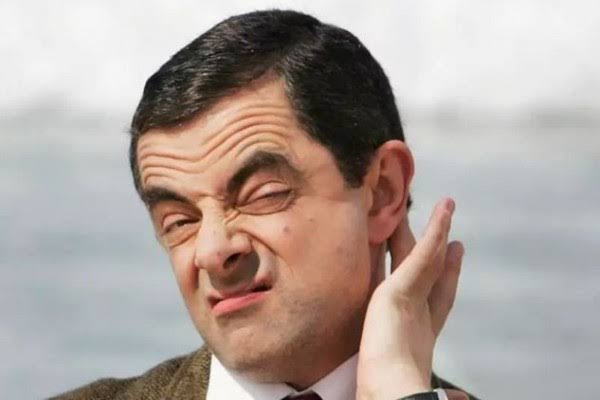
#> input picture bean.jpeg, 600 x 400 px
$ python No6.py
#> lines starting #> are read from the running program, lines starting #| are printed output that depends on the picture
# Indra kurniawan
# 1217070033

import matplotlib.pyplot as plt
import cv2
original = cv2.imread('bean.jpeg')
#> original is the input picture: shape (400, 600, 3); mean B, G, R 156.3, 162.3, 175

red = original.copy()#red channel(0)
red[:,:,1]=0
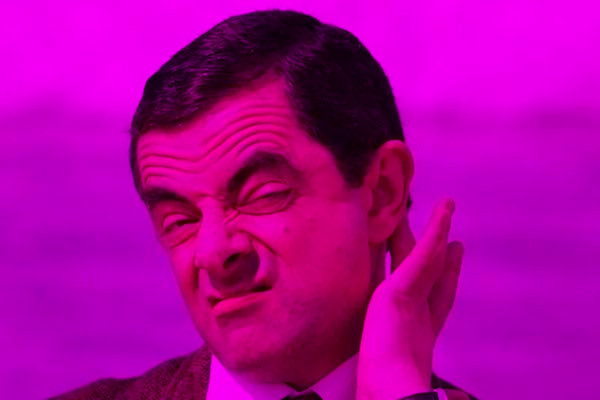
#> red: shape (400, 600, 3); mean B, G, R 156.3, 0, 175
red[:,:,2]=0
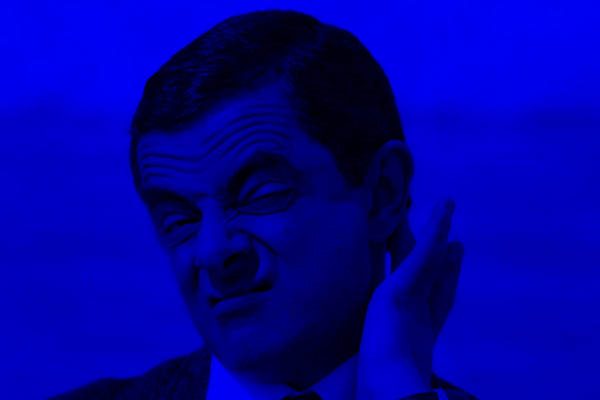
#> red: shape (400, 600, 3); mean B, G, R 156.3, 0, 0
print('Red Shape =',red.shape)
#| Red Shape = (400, 600, 3)

green = original.copy()#green channel(0)
green[:,:,0]=0
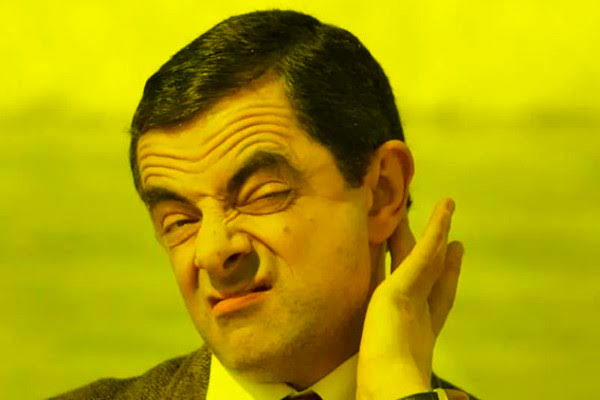
#> green: shape (400, 600, 3); mean B, G, R 0, 162.3, 175
green[:,:,2]=0
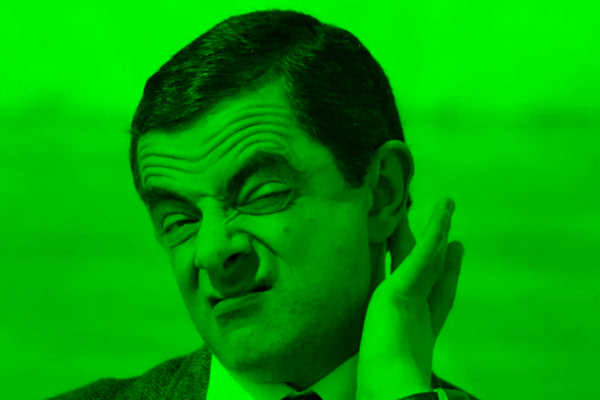
#> green: shape (400, 600, 3); mean B, G, R 0, 162.3, 0
print('Green Shape =',green.shape)
#| Green Shape = (400, 600, 3)

blue = original.copy()#blue channel(0)
blue[:,:,0]=0
blue[:,:,1]=0
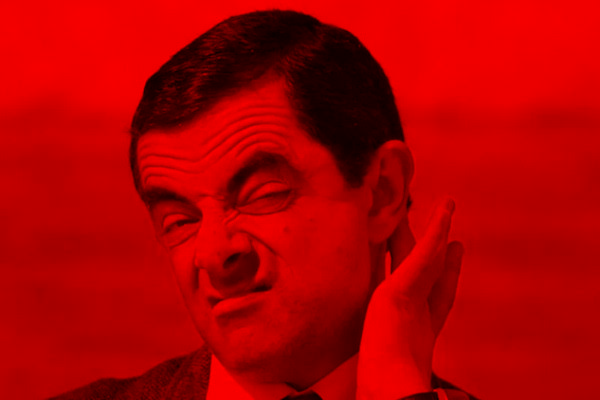
#> blue: shape (400, 600, 3); mean B, G, R 0, 0, 175
print('Blue Shape =',blue.shape)
#| Blue Shape = (400, 600, 3)

fig,axes= plt.subplots(2,2, figsize=(10,10))
ax = axes.ravel()
ax[0].imshow(original)
ax[0].set_title("Original")
ax[1].imshow(red)
ax[1].set_title("Red Channel")
ax[2].imshow(green)
ax[2].set_title("Green Channel")
ax[3].imshow(blue)
ax[3].set_title("Blue Channel")
fig.tight_layout()
plt.show()
#> figure, not shown here; B, G, R data is drawn as R, G, B
